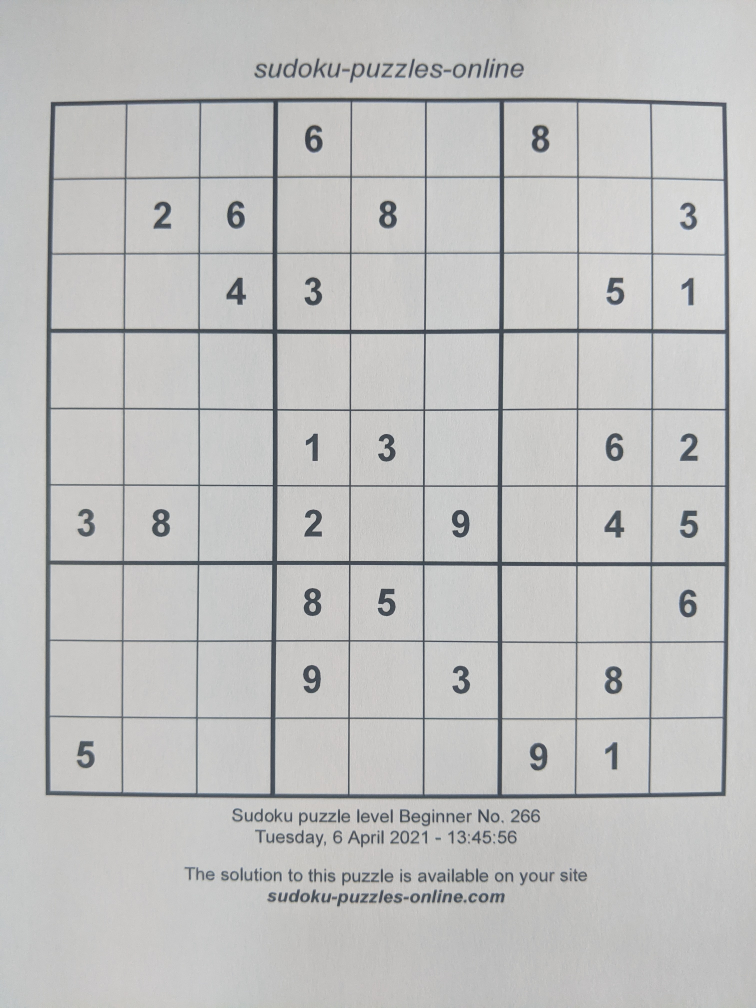
#> input picture CAVA-2021-TEMA1/antrenare/clasic/02.jpg, 3024 x 4032 px, given in place of 01.jpg, which was not available (shown at 1/4 size)
$ jupyter execute --allow-errors task1.ipynb
#> lines starting #> are read from the running program, lines starting #| are printed output that depends on the picture; after the words box and inside, x2 and y2 are one past the last pixel; in counts of white or black regions, pixels touching at a corner belong together; pictures that were not available may be replaced by others from this repository, and a replacement may not be noted
#> further down, img is the input picture: shape (4032, 3024, 3); mean B, G, R 191.9, 192.5, 192.3
[cell 1]
import cv2 as cv
import numpy as np
import os

[cell 2]
# folder_path reprezinta calea catre folderul ce contine imagini cu sudoku clasic
folder_path = "./CAVA-2021-TEMA1/antrenare/clasic"

[cell 3]
# creez folderul in care voi scrie rezultatele
new_path = "./rezultate_Vulpoiu_Alexandru"
classic_path = "./rezultate_Vulpoiu_Alexandru/clasic"
jigsaw_path = "./rezultate_Vulpoiu_Alexandru/jigsaw"

if not os.path.exists(new_path):
    os.makedirs(new_path)
if not os.path.exists(classic_path):
    os.makedirs(classic_path)
if not os.path.exists(jigsaw_path):
    os.makedirs(jigsaw_path)

[cell 4]
def preprocess_image(image):
    image = cv.cvtColor(image, cv.COLOR_BGR2GRAY)
    image_m_blur = cv.medianBlur(image, 3)
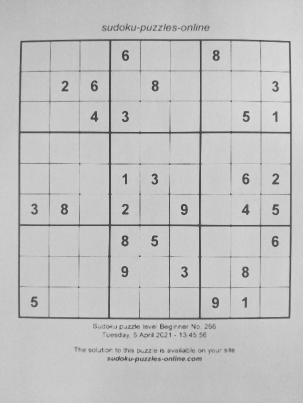
#> image_m_blur: shape (806, 605) (shown at 1/2 size); min 61, max 221, mean 193.3
    image_g_blur = cv.GaussianBlur(image_m_blur, (0, 0), 5)
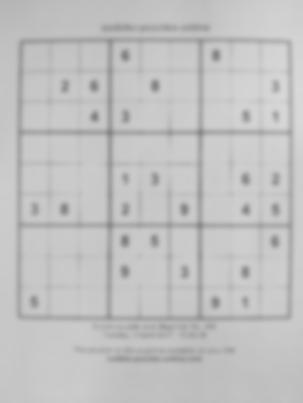
#> image_g_blur: shape (806, 605) (shown at 1/2 size); min 127, max 216, mean 193.3
    image_sharpened = cv.addWeighted(image_m_blur, 1.2, image_g_blur, -0.8, 0)
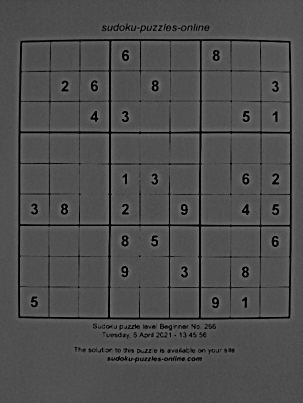
#> image_sharpened: shape (806, 605) (shown at 1/2 size); min 0, max 135, mean 78.6
    _, thresh = cv.threshold(image_sharpened, 30, 255, cv.THRESH_BINARY)
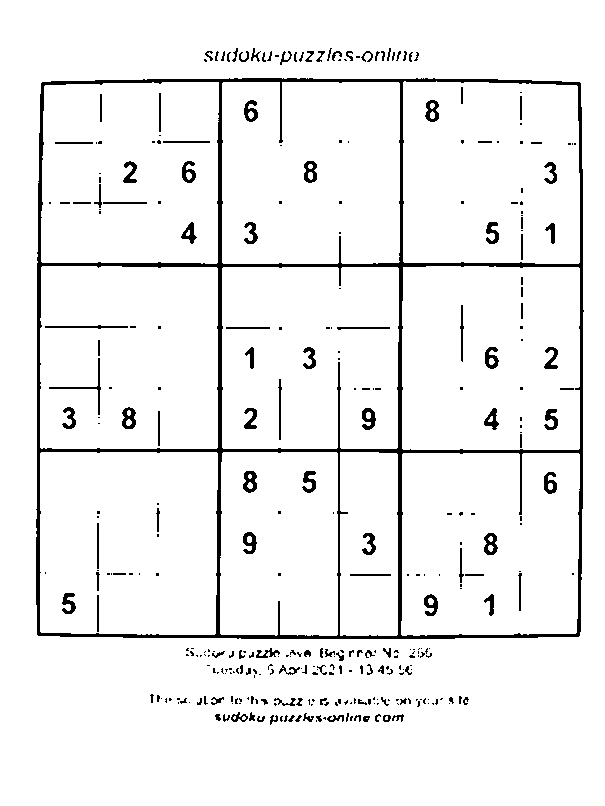
#> thresh: shape (806, 605); 94.5% white; 347 black regions (209 under 20 px), largest, box (x1, y1, x2, y2) and area: (36, 78, 584, 639) 15824, (49, 358, 101, 415) 217, (243, 471, 257, 493) 201

    kernel = np.ones((5, 5), np.uint8)
    thresh = cv.erode(thresh, kernel)
#> thresh: shape (806, 605); 85.7% white; 115 black regions, largest, box (x1, y1, x2, y2) and area: (34, 76, 586, 641) 38220, (202, 46, 421, 67) 3042, (268, 711, 372, 727) 1113

    edges = cv.Canny(thresh, 150, 400)
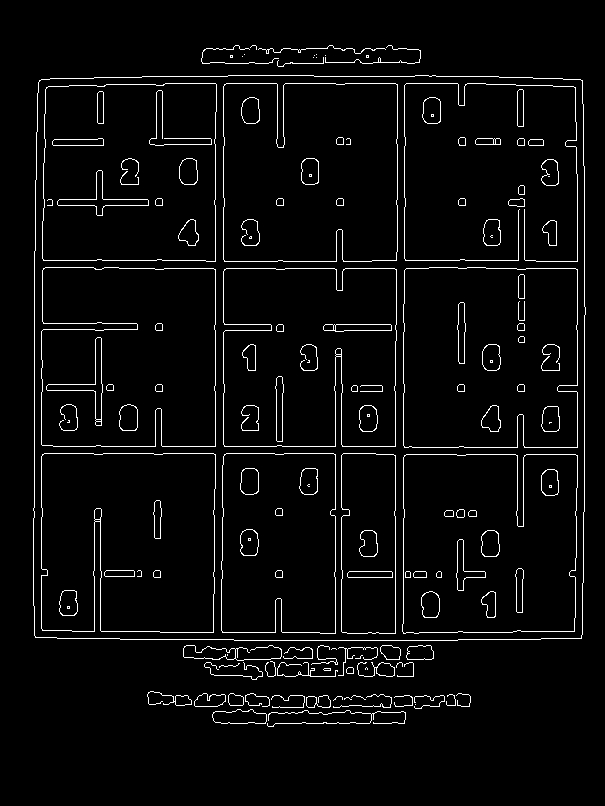
#> edges: shape (806, 605); 3.8% white in thin lines or dots, all inside (x1, y1, x2, y2) = (33, 45, 586, 727)
    contours, _ = cv.findContours(edges, cv.RETR_EXTERNAL, cv.CHAIN_APPROX_SIMPLE)
#> contours = 50 contours, 38 with area under 20; largest, box (x1, y1, x2, y2) and area: (33, 75, 586, 641) 308943, (212, 709, 267, 724) 608, (183, 645, 282, 661) 511, (406, 645, 434, 660) 338, (194, 693, 226, 707) 313
    # am modificat imaginea pentru a identifica conturul exterior

    max_area = 0
    for i in range(len(contours)):
        if(len(contours[i]) > 3): # pentru fiecare contur care are cel putin 3 puncte, verific daca acesta este conturul exterior
            possible_top_left = None
            possible_bottom_right = None

            for point in contours[i].squeeze():
                if possible_top_left is None or point[0] + point[1] < possible_top_left[0] + possible_top_left[1]:
                    possible_top_left = point

                if possible_bottom_right is None or point[0] + point[1] > possible_bottom_right[0] + possible_bottom_right[1]:
                    possible_bottom_right = point

            diff = np.diff(contours[i].squeeze(), axis=1)
            possible_top_right = contours[i].squeeze()[np.argmin(diff)]
            possible_bottom_left = contours[i].squeeze()[np.argmax(diff)]
            # am identificat cele 4 puncte care sunt colturile careului

            # conturul cu arie maxima va fi si cel exterior
            if cv.contourArea(np.array([[possible_top_left], [possible_top_right], [possible_bottom_right], [possible_bottom_left]])) > max_area:
                max_area = cv.contourArea(np.array([[possible_top_left], [possible_top_right], [possible_bottom_right], [possible_bottom_left]]))
                top_left = possible_top_left
                bottom_right = possible_bottom_right
                top_right = possible_top_right
                bottom_left = possible_bottom_left
#> this loop made 50 passes
#> (max_area, top_left, bottom_right, top_right, bottom_left) on passes 1, 36: (1630, [269, 713], [404, 723], [405, 712], [268, 726]), (303560, [39, 80], [581, 638], [582, 80], [35, 637])
#> after the loop, max_area = 303560

    # calculez mijlocul careului sudoku
    sudoku_middle_diag_1 = (top_left + bottom_right) // 2
#> sudoku_middle_diag_1 = [310, 359]
    sudoku_middle_diag_2 = (top_right + bottom_left) // 2
#> sudoku_middle_diag_2 = [308, 358]
    sudoku_middle = (sudoku_middle_diag_1 + sudoku_middle_diag_2) // 2
#> sudoku_middle = [309, 358]

    # marchez colturile si mijlocul patratului
    image_copy = cv.cvtColor(image.copy(), cv.COLOR_GRAY2BGR)
    cv.circle(image_copy, tuple(top_left), 4, (0, 0, 255), -1)
#> image_copy: shape (806, 605, 3); mean B, G, R 192.3, 192.3, 192.4
    cv.circle(image_copy, tuple(top_right), 4, (0, 0, 255), -1)
#> image_copy: shape (806, 605, 3); mean B, G, R 192.3, 192.3, 192.4
    cv.circle(image_copy, tuple(bottom_left), 4, (0, 0, 255), -1)
#> image_copy: shape (806, 605, 3); mean B, G, R 192.3, 192.3, 192.4
    cv.circle(image_copy, tuple(bottom_right), 4, (0, 0, 255), -1)
#> image_copy: shape (806, 605, 3); mean B, G, R 192.3, 192.3, 192.4
    cv.circle(image_copy, tuple(sudoku_middle), 4, (0, 0, 255), -1)
#> image_copy: shape (806, 605, 3); mean B, G, R 192.3, 192.3, 192.4
#> `top_left, top_right, bottom_left, bottom_right, sudoku_middle = prepro..`: top_left = [39, 80]; top_right = [582, 80]; bottom_left = [35, 637]; bottom_right = [581, 638]; sudoku_middle = [309, 358]
#> `top_difference = abs(top_right - top_left)`: top_difference = [543, 0]
#> `left_difference = abs(top_left - bottom_left)`: left_difference = [4, 557]
#> `bottom_difference = abs(bottom_left - bottom_right)`: bottom_difference = [546, 1]
#> `right_difference = abs(bottom_right - top_right)`: right_difference = [1, 558]
#> `angle_top = np.arctan(top_difference[1] / top_difference[0])`: angle_top = 0
#> `angle_left = np.arctan(left_difference[0] / left_difference[1])`: angle_left = 0.00718
#> `angle_bottom = np.arctan(bottom_difference[1] / bottom_difference[0])`: angle_bottom = 0.00183
#> `angle_right = np.arctan(right_difference[0] / right_difference[1])`: angle_right = 0.00179
#> `angle_rad = np.mean(np.array([angle_top, angle_left, angle_bottom, ang..`: angle_rad = 0.0027
#> `angle = np.degrees(angle_rad)`: angle = 0.155
#> `M = cv.getRotationMatrix2D((int(sudoku_middle[0]), int(sudoku_middle[1..`: M = [[1, 0.0027, -0.966], [-0.0027, 1, 0.836]]
#> `rotated = cv.warpAffine(image_copy, M, (w, h), borderValue=(255, 255, ..`:
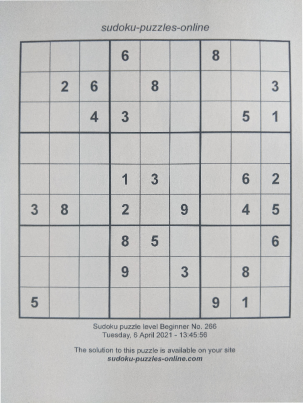
#> rotated: shape (806, 605, 3) (shown at 1/2 size); mean B, G, R 191.9, 192.6, 192.3

    return top_left, top_right, bottom_left, bottom_right, sudoku_middle

[cell 5]
cropped_images = [] # lista cu imagini care contin doar careul sudoku, de dimensiune 500 x 500
#> (the rest of this cell did not finish here and is left out)

#> in preprocess_image (call 2), `thresh = cv.erode(thresh, kernel)`:
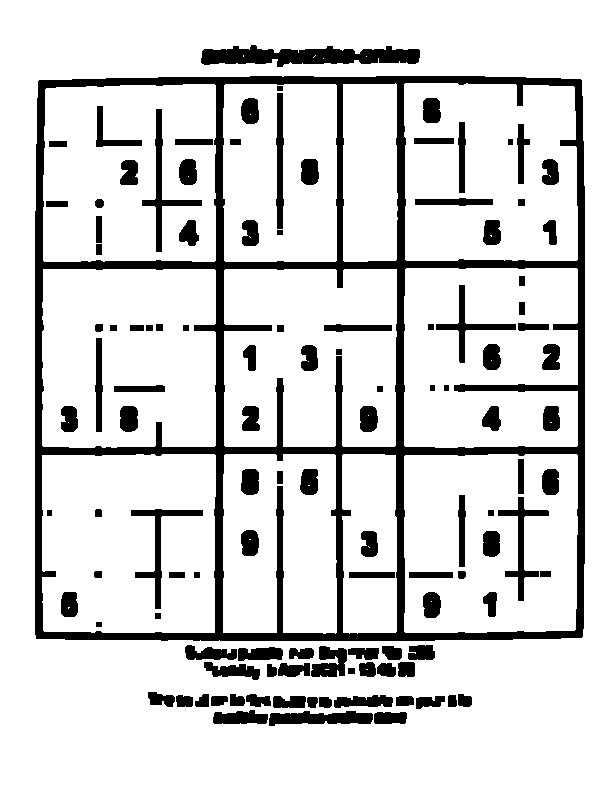
#> thresh: shape (806, 605); 84.7% white; 116 black regions, largest, box (x1, y1, x2, y2) and area: (35, 76, 585, 641) 38794, (201, 45, 420, 67) 3108, (142, 109, 202, 252) 1198
#> in preprocess_image (call 2), `edges = cv.Canny(thresh, 150, 400)`:
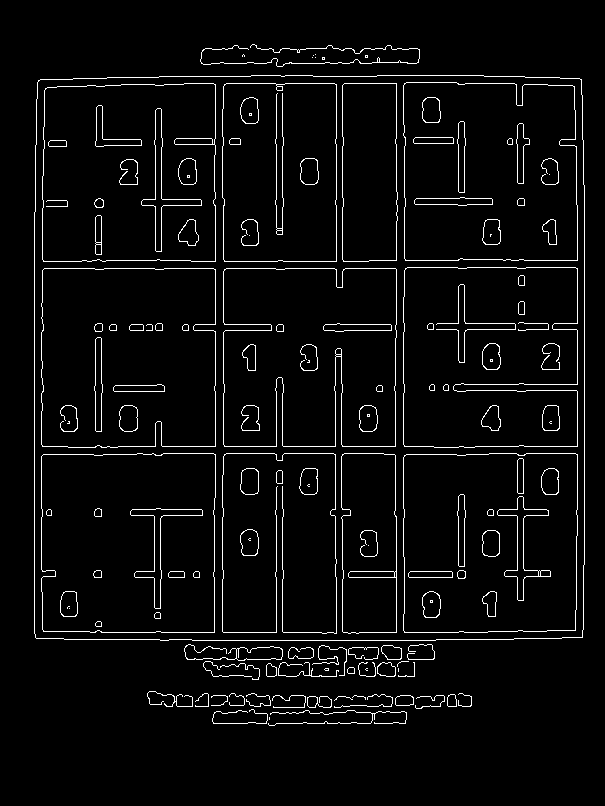
#> edges: shape (806, 605); 4.1% white in thin lines or dots, all inside (x1, y1, x2, y2) = (34, 44, 585, 726)
#> in preprocess_image (call 2), `contours, _ = cv.findContours(edges, cv.RETR_EXTERNAL, cv.CHAIN_APPROX..`: contours = 44 contours, 34 with area under 20; largest, box (x1, y1, x2, y2) and area: (34, 75, 585, 641) 309134, (184, 644, 283, 661) 532, (381, 645, 402, 660) 232, (377, 662, 396, 677) 210, (395, 695, 414, 706) 166
#> the loop in preprocess_image (call 2), `for i in range(len(contours)):` made 44 passes
#> (max_area, top_left, bottom_right, top_right, bottom_left) on passes 2, 36: (1562.5, [270, 713], [405, 723], [406, 712], [269, 725]), (303837, [38, 80], [582, 637], [581, 79], [35, 637])
#> after the loop in preprocess_image (call 2), `for i in range(len(contours)):`: max_area = 303837
#> in preprocess_image (call 2), `sudoku_middle_diag_1 = (top_left + bottom_right) // 2`: sudoku_middle_diag_1 = [310, 358]
#> `top_left, top_right, bottom_left, bottom_right, _ = preprocess_image(r..`: top_left = [38, 80]; top_right = [581, 79]; bottom_right = [582, 637]
#> `start_row = (top_left[1] + top_right[1]) // 2`: start_row = 79
#> `end_row = (bottom_left[1] + bottom_right[1]) // 2`: end_row = 637
#> `start_col = (top_left[0] + bottom_left[0]) // 2`: start_col = 36
#> `end_col = (top_right[0] + bottom_right[0]) // 2`: end_col = 581
#> `img_crop = rotated[start_row: end_row, start_col: end_col].copy()`:
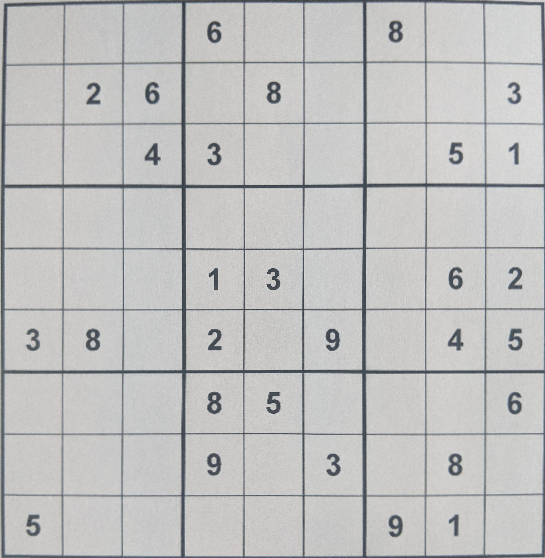
#> img_crop: shape (558, 545, 3); mean B, G, R 191.5, 192, 191.7
#> pass 3 of the loop `for idx in range(1, 21):`:
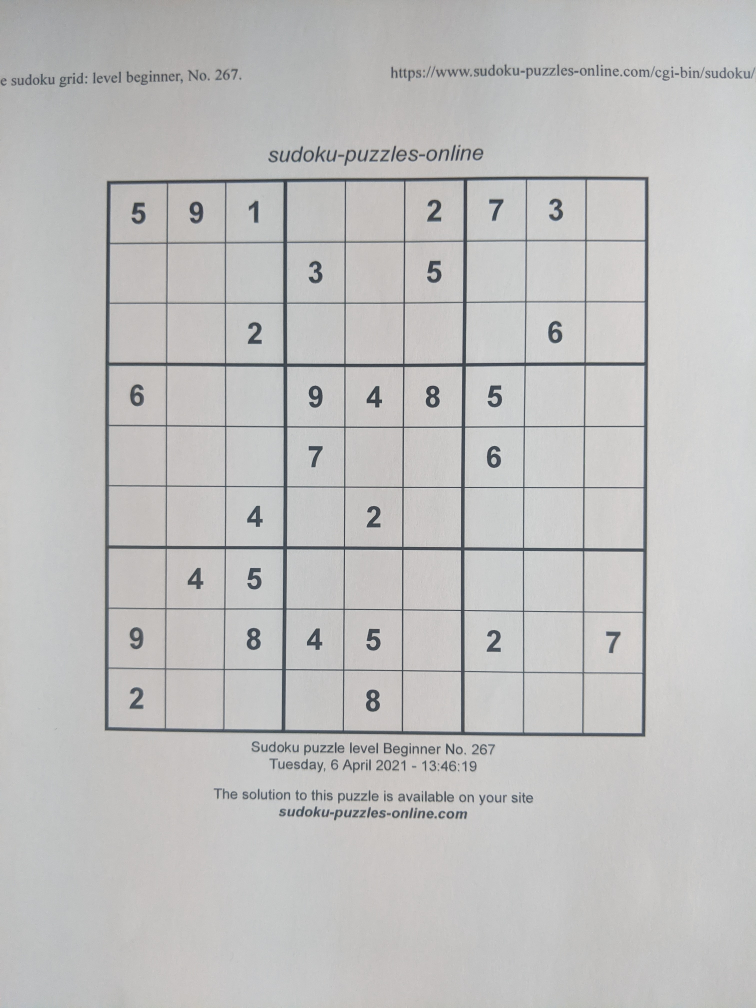
#> input picture CAVA-2021-TEMA1/antrenare/clasic/03.jpg, 3024 x 4032 px (shown at 1/4 size)
#> img is the input picture: shape (4032, 3024, 3); mean B, G, R 190.7, 191.2, 191.6
#> img: shape (806, 605, 3)
#> in preprocess_image (call 5), `_, thresh = cv.threshold(image_sharpened, 30, 255, cv.THRESH_BINARY)`:
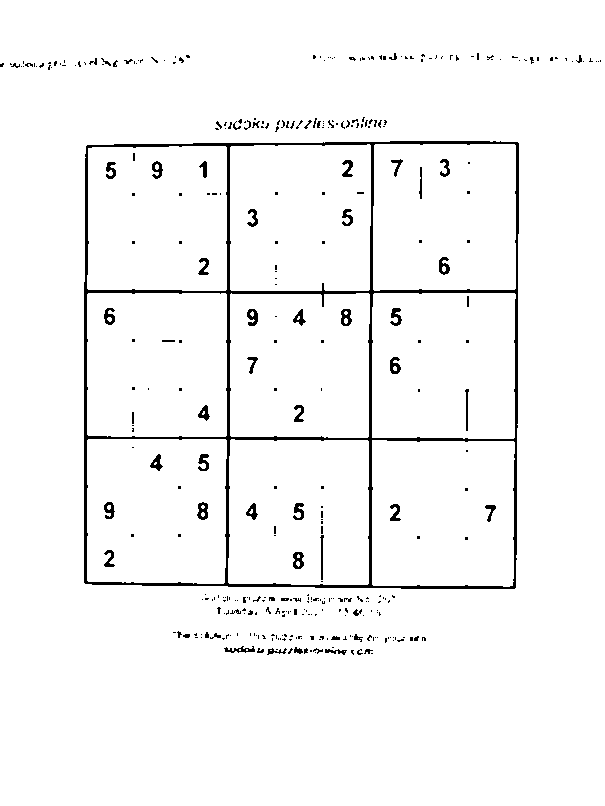
#> thresh: shape (806, 605); 96.7% white; 366 black regions (304 under 20 px), largest, box (x1, y1, x2, y2) and area: (84, 141, 519, 589) 9871, (197, 502, 208, 520) 130, (293, 552, 304, 569) 129
#> contours = 49 contours, 28 with area under 20; largest, box (x1, y1, x2, y2) and area: (81, 138, 521, 591) 196268, (221, 643, 375, 657) 1394, (272, 114, 389, 134) 1380, (170, 628, 233, 642) 514, (199, 591, 259, 617) 374
#> the loop in preprocess_image (call 5), `for i in range(len(contours)):` made 49 passes
#> (max_area, top_left, bottom_right, top_right, bottom_left) on passes 1, 26: (1062, [223, 645], [374, 655], [374, 648], [222, 652]), (194235.5, [84, 143], [517, 590], [520, 140], [82, 585])
#> after the loop in preprocess_image (call 5), `for i in range(len(contours)):`: max_area = 194235.5
#> sudoku_middle_diag_1 = [300, 366]
#> sudoku_middle_diag_2 = [301, 362]
#> in preprocess_image (call 5), `sudoku_middle = (sudoku_middle_diag_1 + sudoku_middle_diag_2) // 2`: sudoku_middle = [300, 364]
#> `top_left, top_right, bottom_left, bottom_right, sudoku_middle = prepro..`: top_left = [84, 143]; top_right = [520, 140]; bottom_left = [82, 585]; bottom_right = [517, 590]; sudoku_middle = [300, 364]
#> top_difference = [436, 3]
#> left_difference = [2, 442]
#> bottom_difference = [435, 5]
#> right_difference = [3, 450]
#> angle_top = 0.00688
#> angle_left = 0.00452
#> angle_bottom = 0.0115
#> angle_right = 0.00667
#> angle_rad = 0.00739
#> angle = 0.423
#> M = [[1, 0.00739, -2.68], [-0.00739, 1, 2.23]]
#> `rotated = cv.warpAffine(image_copy, M, (w, h), borderValue=(255, 255, ..`:
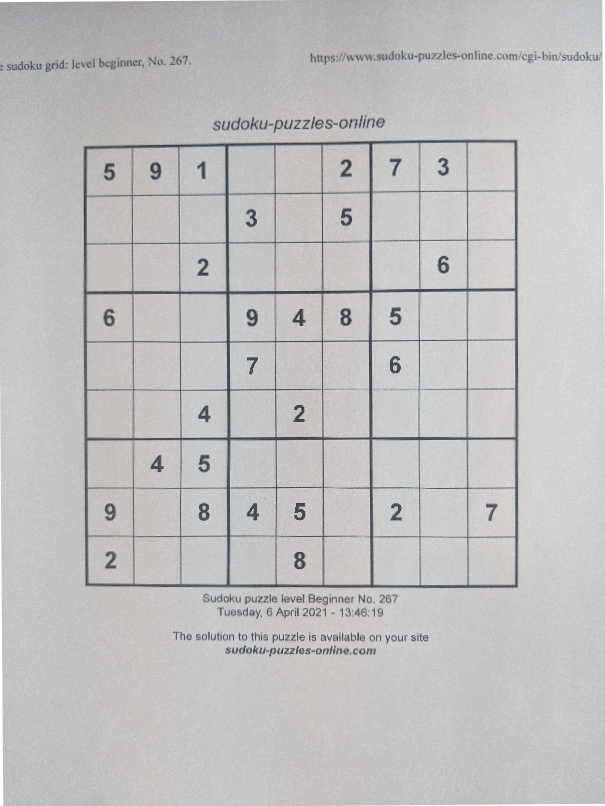
#> rotated: shape (806, 605, 3); mean B, G, R 191, 191.5, 191.8
#> contours = 54 contours, 32 with area under 20; largest, box (x1, y1, x2, y2) and area: (81, 137, 520, 590) 196385, (223, 644, 378, 657) 1386, (309, 631, 382, 643) 555, (344, 53, 374, 62) 210, (308, 53, 337, 63) 194

    start_row = (top_left[1] + top_right[1]) // 2
    end_row = (bottom_left[1] + bottom_right[1]) // 2
    start_col = (top_left[0] + bottom_left[0]) // 2
    end_col = (top_right[0] + bottom_right[0]) // 2

    # decupez din imagine doar careul sudoku
    img_crop = rotated[start_row: end_row, start_col: end_col].copy()
    img_crop = cv.resize(img_crop, (500, 500))
    cropped_images.append(img_crop)

[cell 6]
lines_vertical = []
for i in range(0, 500, 55):
    l = []
    l.append((i, 0))
    l.append((i, 499))
    lines_vertical.append(l)

[cell 7]
lines_horizontal = []
for i in range(0, 500, 55):
    l = []
    l.append((0, i))
    l.append((499, i))
    lines_horizontal.append(l)

[cell 8]
for img_crop in cropped_images: # desenez linii verticale si orizontale pe imagine pentru a observa delimitarea celulelor
    for line in lines_vertical:
        cv.line(img_crop, line[0], line[1], (0, 255, 0), 5)
    for line in lines_horizontal:
        cv.line(img_crop, line[0], line[1], (0, 0, 255), 5)
#> this loop made 7 passes
